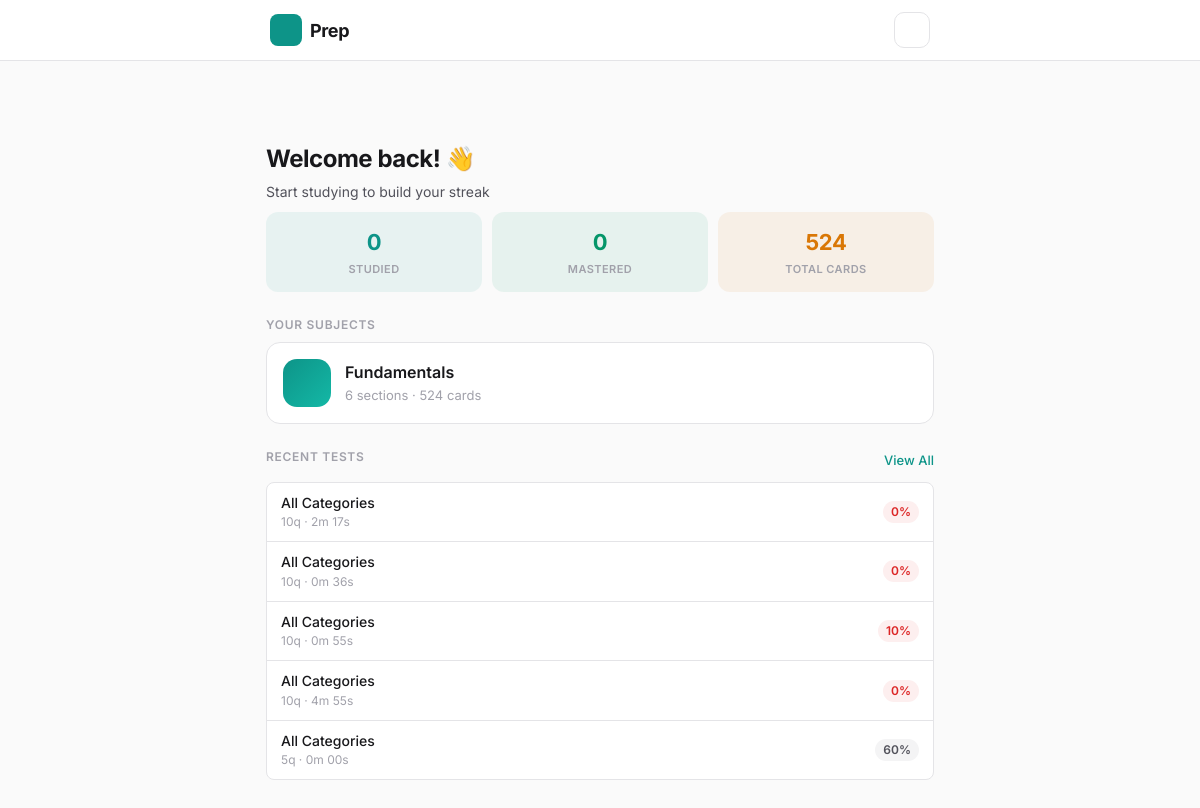
The page / on the database its author committed.
### cards/models.py (models this page shows, shortened)
class Category(models.Model):
    name = models.CharField(max_length=100)
    slug = models.SlugField(unique=True)
    icon = models.CharField(max_length=10, default='📚')
    is_default = models.BooleanField(default=False)
    published = models.BooleanField(default=False, help_text='Show on homepage')
    class Meta:
        verbose_name_plural = 'categories'
        ordering = ['name']

class Quiz(models.Model):
    category = models.ForeignKey(
        Category, null=True, blank=True, on_delete=models.SET_NULL,
        help_text='Null means all categories'
    )
    num_questions = models.IntegerField()
    time_limit = models.IntegerField(null=True, blank=True, help_text='Time limit in minutes')
    started_at = models.DateTimeField(auto_now_add=True)
    completed_at = models.DateTimeField(null=True, blank=True)
    score = models.IntegerField(default=0)
    class Meta:
        verbose_name_plural = 'quizzes'
        ordering = ['-started_at']
    @property
    def percentage(self):
        return round(self.score / self.num_questions * 100) if self.num_questions > 0 else 0
    @property
    def duration_seconds(self):
        if self.completed_at and self.started_at:
            return int((self.completed_at - self.started_at).total_seconds())
        return None
    @property
    def duration_display(self):
        secs = self.duration_seconds
        if secs is None:
            return '—'
        mins, s = divmod(secs, 60)
        return f'{mins}m {s:02d}s'

### cards/views.py (the view)
# urls.py: path('', views.dashboard_view, name='dashboard'),
def dashboard_view(request):
    stats = _get_global_stats()
    categories = Category.objects.filter(published=True).annotate(
        total=Count('cards'),
        studied_count=Count('cards__progress', filter=Q(cards__progress__times_studied__gt=0))
    )
    cat_progress = []
    for cat in categories:
        pct = round(cat.studied_count / cat.total * 100) if cat.total > 0 else 0
        cat_progress.append({
            'name': cat.name, 'icon': cat.icon, 'slug': cat.slug,
            'total': cat.total, 'studied': cat.studied_count, 'pct': pct,
            'exam_count': cat.decks.count(),
        })
    recent_quizzes = Quiz.objects.filter(completed_at__isnull=False).select_related('category')[:5]
    review_count = Progress.objects.filter(needs_review=True).count()
    return render(request, 'cards/dashboard.html', {
        'stats': stats,
        'categories': cat_progress,
        'recent_quizzes': recent_quizzes,
        'review_count': review_count,
    })

### cards/views.py (called while the page is built)
def _get_streak():
    streak = 0
    d = date.today()
    while StudySession.objects.filter(date=d).exists():
        streak += 1
        d -= timedelta(days=1)
    return streak

def _get_global_stats():
    total_cards = Card.objects.count()
    studied = Progress.objects.filter(times_studied__gt=0).count()
    mastered = Progress.objects.filter(last_rating__gte=5, times_studied__gt=0).count()
    weak = Progress.objects.filter(last_rating__lte=1, times_studied__gt=0).count()
    today_session = StudySession.objects.filter(date=date.today()).first()
    return {
        'total_cards': total_cards,
        'studied': studied,
        'mastered': mastered,
        'weak': weak,
        'streak': _get_streak(),
        'today_studied': today_session.cards_studied if today_session else 0,
        'today_correct': today_session.cards_correct if today_session else 0,
        'accuracy': round(studied / total_cards * 100) if total_cards > 0 else 0,
    }

### cards/templates/cards/dashboard.html (shortened to what this page needs)
{% extends "cards/base.html" %}
{% load static %}
{% block body %}
<div class="page">
  <section class="hero">
    <div class="hero-text">
      <h1 class="hero-title">Welcome back! 👋</h1>
      <p class="hero-sub">{% if stats.streak > 0 %}🔥 {{ stats.streak }}-day streak — keep going!{% else %}Start studying to build your streak{% endif %}</p>
    </div>
  </section>
  <section class="home-stats">
    <div class="home-stat teal">
      <span class="home-stat-num">{{ stats.studied }}</span>
      <span class="home-stat-label">Studied</span>
    </div>
    <div class="home-stat green">
      <span class="home-stat-num">{{ stats.mastered }}</span>
      <span class="home-stat-label">Mastered</span>
    </div>
    <div class="home-stat amber">
      <span class="home-stat-num">{{ stats.total_cards }}</span>
      <span class="home-stat-label">Total Cards</span>
    </div>
  </section>
  <section class="section">
    <h2 class="section-title">Your Subjects</h2>
    <div class="cat-cards">
      {% for cat in categories %}
      <a href="{% url 'category_detail' cat.slug %}" class="cat-card cc-{{ forloop.counter }}">
        <div class="cat-card-icon"><i class="{{ cat.icon }}"></i></div>
        <div class="cat-card-body">
          <h3 class="cat-card-name">{{ cat.name }}</h3>
          <p class="cat-card-meta">{{ cat.exam_count }} sections · {{ cat.total }} cards</p>
        </div>
      </a>
      {% endfor %}
    </div>
  </section>
  {% if recent_quizzes %}
  <section class="section">
    <div class="section-header">
      <h2 class="section-title">Recent Tests</h2>
      <a href="{% url 'quiz_history' %}" class="section-link">View All</a>
    </div>
    <div class="list">
      {% for quiz in recent_quizzes %}
      <a href="{% url 'quiz_results' quiz.pk %}" class="list-row">
        <div class="list-body">
          <span class="list-name">{% if quiz.category %}{{ quiz.category.name }}{% else %}All Categories{% endif %}</span>
          <span class="list-meta">{{ quiz.num_questions }}q · {{ quiz.duration_display }}</span>
        </div>
        <span class="list-badge {% if quiz.percentage >= 80 %}green{% elif quiz.percentage < 60 %}red{% endif %}">{{ quiz.percentage }}%</span>
      </a>
      {% endfor %}
    </div>
  </section>
  {% endif %}
</div>
{% endblock %}

### rows shown on the page
Category: name "Fundamentals"
Quiz: shows "All Categories", num_questions "10", duration_display "2m 17s", percentage "0"
Quiz: shows "All Categories", num_questions "10", duration_display "0m 36s", percentage "0"
Quiz: shows "All Categories", num_questions "10", duration_display "0m 55s", percentage "10"
Quiz: shows "All Categories", num_questions "10", duration_display "4m 55s", percentage "0"
Quiz: shows "All Categories", num_questions "5", duration_display "0m 00s", percentage "60"

### other values the page prints
{{ stats.studied }} "0"
{{ stats.mastered }} "0"
{{ stats.total_cards }} "524"
{{ cat.exam_count }} "6"
{{ cat.total }} "524"
